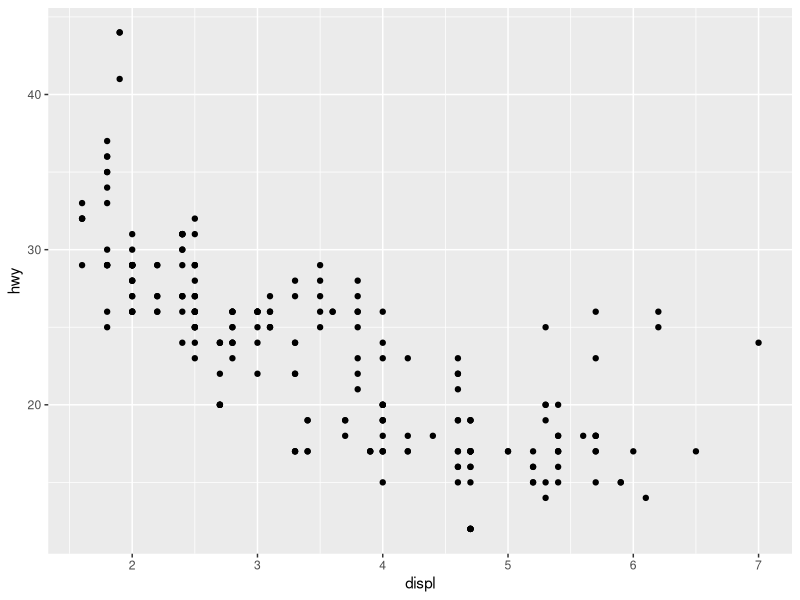
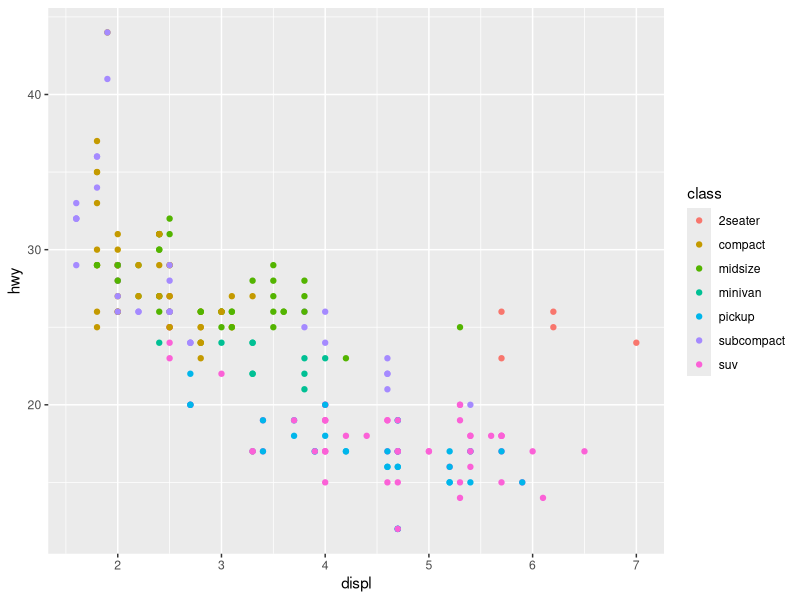
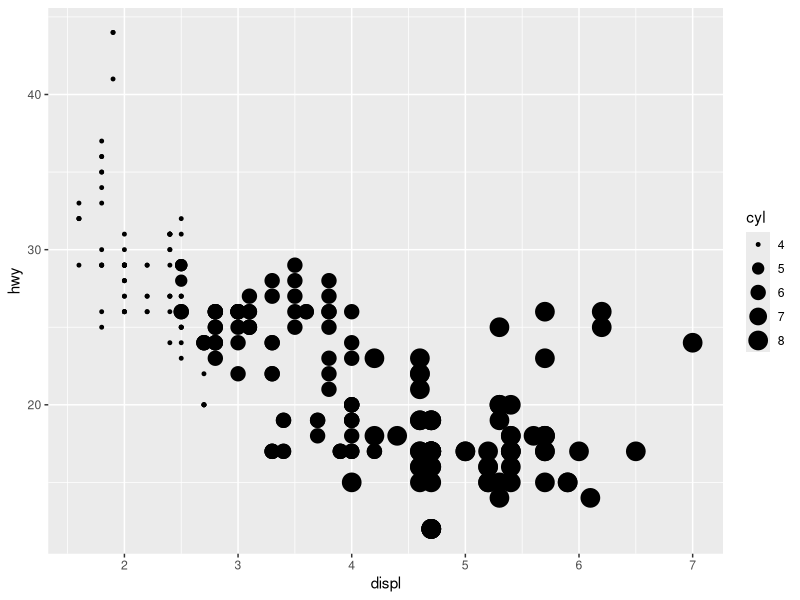
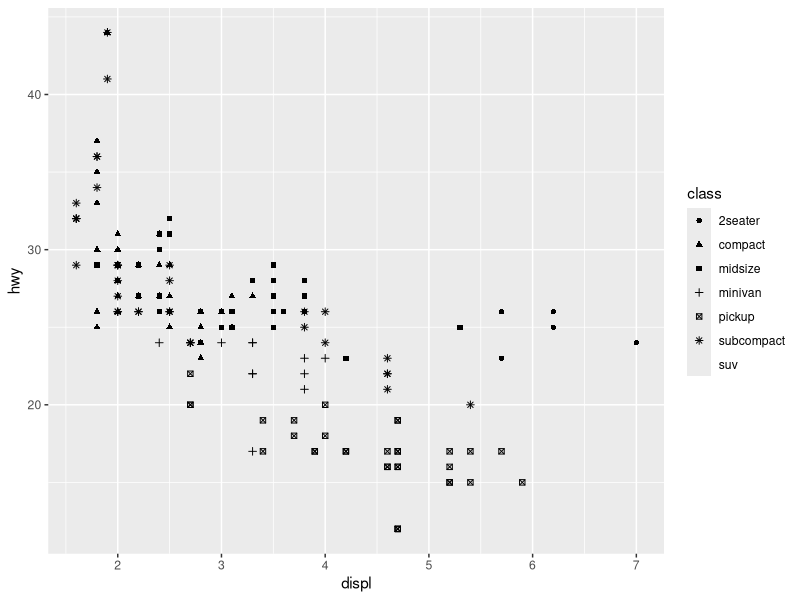
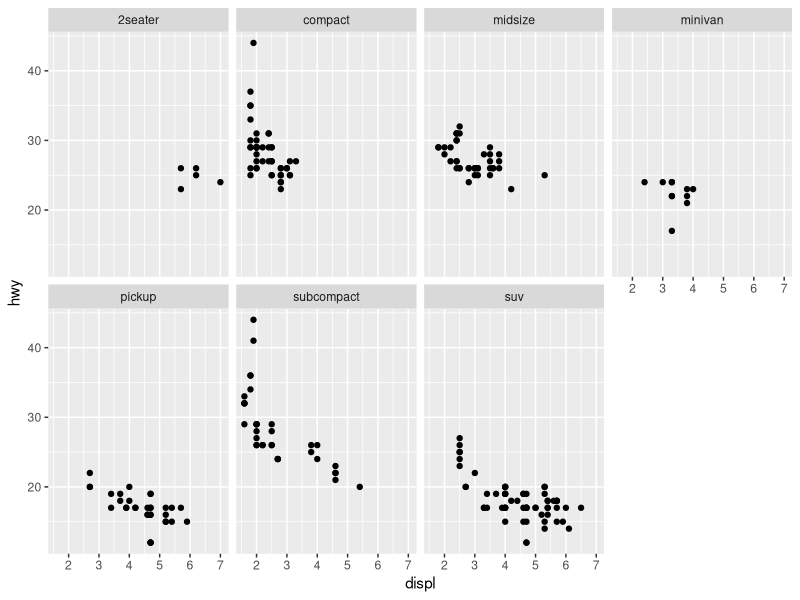
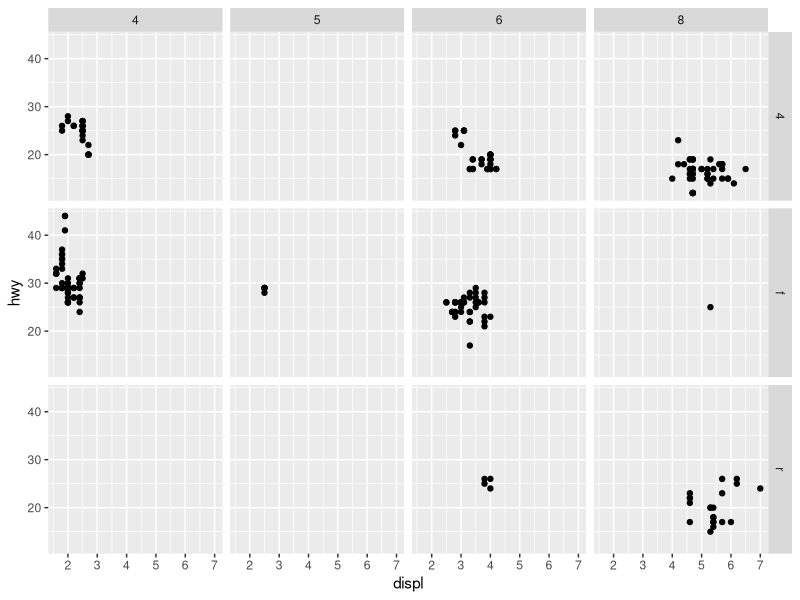
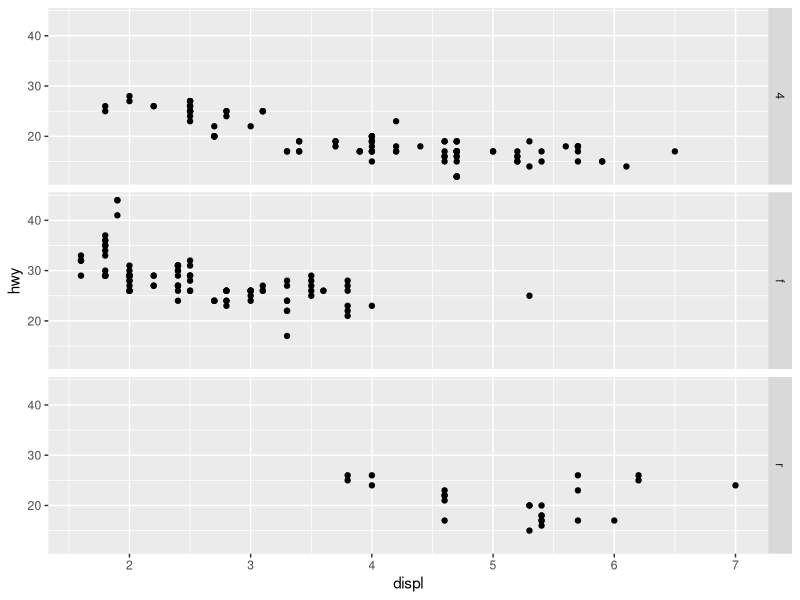
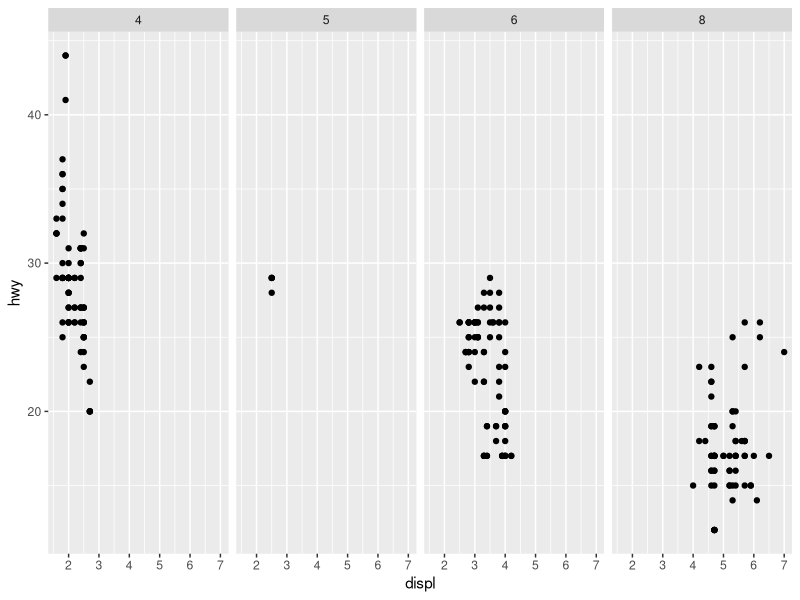

The R script that drew these images, in order:
## ---- chunk 1
rm(list = ls())
if(!require(tidyverse)){
  install.packages("tidyverse")
  library(tidyverse)
}
## ---- chunk 2
mpg
## ---- chunk 3
ggplot(data=mpg)+geom_point(mapping=aes(x=displ, y=hwy))
## ---- chunk 4
ggplot(data=mpg)+geom_point(mapping = aes(x=displ, y=hwy, color=class))
## ---- chunk 5
ggplot(data = mpg)+geom_point(mapping = aes(x=displ, y=hwy, size = cyl))
## ---- chunk 6
ggplot(data = mpg) + geom_point(mapping = aes(x=displ, y=hwy, shape = class))
## ---- chunk 7
ggplot(data = mpg) + geom_point(mapping = aes(x=displ, y=hwy))+facet_wrap(~ class, nrow=2)
## ---- chunk 8
ggplot(data = mpg) + geom_point(mapping = aes(x=displ, y=hwy)) + facet_grid(drv~cyl)
## ---- chunk 9
ggplot(data = mpg) + geom_point(mapping = aes(x=displ, y = hwy)) + facet_grid(drv ~.)
## ---- chunk 10
ggplot(data = mpg) + geom_point(mapping = aes(x=displ, y=hwy)) + facet_grid(.~ cyl)
## ---- chunk 11
ggplot(data = mpg) + geom_smooth(mapping = aes(x=displ, y = hwy))
## ---- chunk 12
ggplot(data = mpg) + geom_smooth(mapping = aes(x= displ, y=hwy, linetype = drv, color = drv)) +geom_point(mapping = aes(x= displ, y= hwy, color = drv))
## ---- chunk 13
ggplot(data = mpg, mapping = aes(x=displ, y=hwy)) + geom_point(aes(color=class)) + geom_smooth(aes(linetype = drv)) 
## ---- chunk 14
ggplot(data = mpg, mapping = aes(x=displ, y=hwy)) + geom_point(aes(colour = class)) + geom_smooth(data = filter(mpg, class=="subcompact"), se = F)
## ---- chunk 15
diamonds
## ---- chunk 16
ggplot(data = diamonds) + geom_bar(mapping = aes(x=cut))
## ---- chunk 17
demo = tribble(
  ~a, ~b,
  "bar1", 20,
  "bar2", 30,
  "bar3", 40
)
demo
## ---- chunk 18
ggplot(data = demo) + geom_bar(mapping = aes(x=a, y=b), stat = "identity")
## ---- chunk 19
ggplot(data = diamonds) + geom_bar(mapping = aes(x = cut, y = ..prop.., group = 0))
## ---- chunk 20
ggplot(data = diamonds) + geom_bar(mapping = aes(x=cut, color=cut))
## ---- chunk 21
ggplot(data = diamonds) + geom_bar(mapping = aes(x = cut, fill= cut))
## ---- chunk 22
ggplot(data = diamonds) + geom_bar(mapping = aes(x=cut, fill = clarity))
## ---- chunk 23
ggplot(data = diamonds, mapping = aes(x=cut, fill = clarity)) + geom_bar(alpha = 1/5, position = "identity")
## ---- chunk 24
ggplot(data = diamonds, mapping = aes(x = cut, color=clarity)) + geom_bar(fill=NA, position = "identity")
## ---- chunk 25
ggplot(data = diamonds, mapping = aes(x=cut, fill = clarity)) + geom_bar(position = "fill")
## ---- chunk 26
ggplot(data = diamonds) + geom_bar(mapping = aes(x=cut, fill = clarity), position = "dodge")
## ---- chunk 27
ggplot(data = mpg) + geom_point(mapping = aes(x=displ, y=hwy), position = "jitter")
## ---- chunk 28
ggplot(data = mpg) + geom_jitter(mapping = aes(x=displ, y=hwy))
## ---- chunk 29
ggplot(data = mpg) + geom_boxplot(mapping = aes(x=class, y=hwy))
## ---- chunk 30
ggplot(data = mpg) + geom_boxplot(mapping = aes(x=class, y=hwy)) +coord_flip()
## ---- chunk 31
ggplot(data = mpg, mapping = aes(x=class, y=hwy)) + geom_boxplot(outliers=F) + geom_jitter()
## ---- chunk 32
ggplot(data = diamonds, mapping = aes(x=cut, fill=cut)) + geom_bar() + coord_polar()
